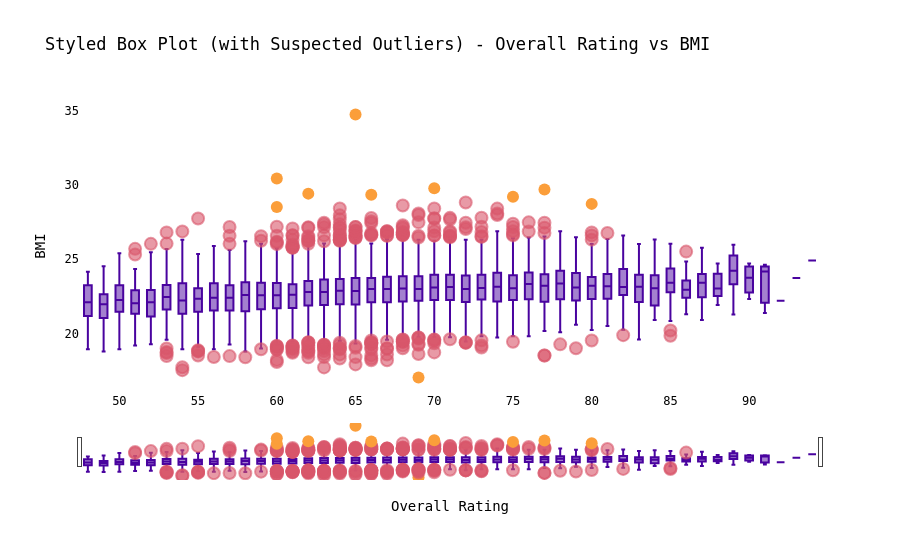

Write notebook code for a chart like this one.
### Code cell
fig = go.Figure()
sample = df.sort_values(by='overall')

fig.add_trace(go.Box(
    x = sample['overall'],
    y = sample['BMI'],
    name="Suspected Outliers",
    boxpoints='suspectedoutliers', # only suspected outliers
    marker=dict(
        size=12,
        color='rgb(251, 158, 58)',
        outliercolor='rgba(216, 87, 107, 0.6)',
        line=dict(
            outliercolor='rgba(216, 87, 107, 0.6)',
            outlierwidth=2)),
    line_color='rgb(73, 3, 159)',
    text= sample['short_name']
))

fig.update_layout(title='Styled Box Plot (with Suspected Outliers) - Overall Rating vs BMI',
                  xaxis_title='Overall Rating',
                  yaxis_title='BMI',
                  paper_bgcolor='rgba(0,0,0,0)',
                  plot_bgcolor='rgba(0,0,0,0)',
                  font=dict(family='Cambria, monospace', size=12, color='#000000'),
                  xaxis_rangeslider_visible=True)
fig.show()

### Figure 1 — Plotly figure (JSON) as saved in the notebook; plotly's stock layout.template omitted (floating-point values rounded to 4 significant figures; data arrays with more than 128 entries replaced by an {"elided": "..."} marker saying what was removed)
{"data": [{"boxpoints": "suspectedoutliers", "line": {"color": "rgb(73, 3, 159)"}, "marker": {"color": "rgb(251, 158, 58)", "line": {"outliercolor": "rgba(216, 87, 107, 0.6)", "outlierwidth": 2}, "outliercolor": "rgba(216, 87, 107, 0.6)", "size": 12}, "name": "Suspected Outliers", "text": {"elided": "18038 str values"}, "type": "box", "x": {"elided": "18038 int values"}, "y": {"elided": "18038 float values"}}], "layout": {"font": {"color": "#000000", "family": "Cambria, monospace", "size": 12}, "paper_bgcolor": "rgba(0,0,0,0)", "plot_bgcolor": "rgba(0,0,0,0)", "title": {"text": "Styled Box Plot (with Suspected Outliers) - Overall Rating vs BMI"}, "xaxis": {"rangeslider": {"visible": true}, "title": {"text": "Overall Rating"}}, "yaxis": {"title": {"text": "BMI"}}}}
